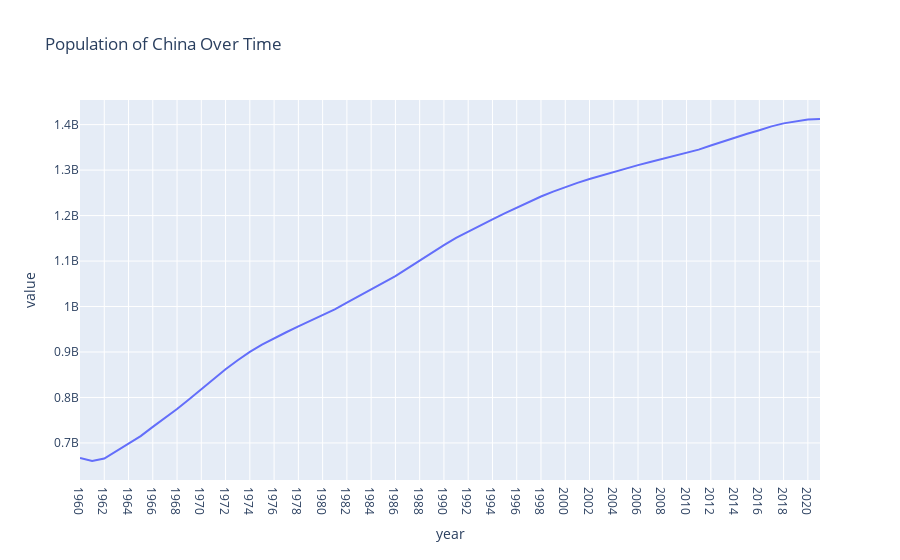

The cell this chart's notebook holds for it:
### Code cell
# Creating a line chart using Plotly Express

ChinaOverTime = px.line(China, x="year", y="value", title="Population of China Over Time")
ChinaOverTime
